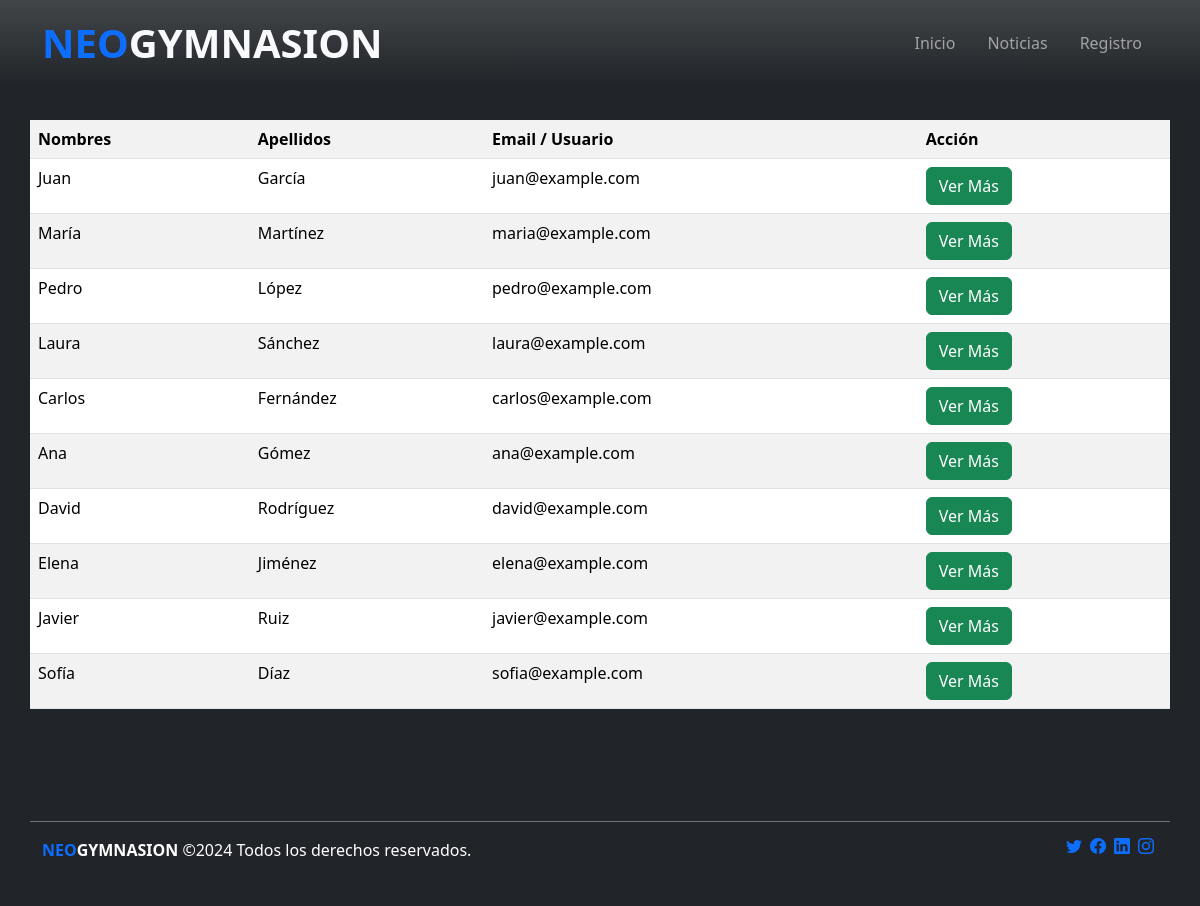
Page /app/administrar-usuarios.php on the committed database.
### tables this page shows
CREATE TABLE users_data (
    user_id INT NOT NULL AUTO_INCREMENT,
    first_names VARCHAR(100) NOT NULL,
    last_names VARCHAR(100) NOT NULL,
    email VARCHAR(255) NOT NULL UNIQUE,
    phone VARCHAR(20) NOT NULL,
    birth_date DATE NOT NULL,
    u_address TEXT,
    gender ENUM('M', 'F', 'O'),
    PRIMARY KEY (user_id)
);

### app/administrar-usuarios.php (the view, shortened to what this page needs)
<?php
include './includes/connection.php';
$users = mysqli_query($conn, "SELECT user_id, first_names, last_names, email FROM users_data")
?>
<!DOCTYPE html>
<html lang="es">
<head>
    <link rel="stylesheet" href="../resources/css/bootstrap.css">
    <link rel="stylesheet" href="https://cdn.jsdelivr.net/npm/bootstrap-icons@1.11.3/font/bootstrap-icons.min.css">
    <link rel="stylesheet" href="../resources/css/style.css">
</head>
<body class="bg-dark">
    <header>
        <nav class="navbar navbar-dark navbar-expand-lg fixed-top bg-dark bg-gradient">
            <div class="container">
                <a class="navbar-brand text-light fw-bold fs-1 text-uppercase" href="index.html"><span class="text-primary">Neo</span>Gymnasion</a>
                <div class="collapse navbar-collapse bg-clr-500" id="navbarSupportedContent">
                    <ul class="navbar-nav ms-auto mb-2 mb-lg-0">
                        <li class="nav-item px-2">
                            <a class="nav-link" aria-current="page" href="index.html">Inicio</a>
                        </li>
                        <li class="nav-item px-2">
                            <a class="nav-link" href="./views/noticias.html">Noticias</a>
                        </li>
                        <li class="nav-item px-2">
                            <a class="nav-link" href="./views/registro.html">Registro</a>
                        </li>
                    </ul>
                </div>
            </div>
        </nav>
    </header>
    <div class="container py-5 my-5">
        <div class="row">
            <table class="table table-striped text-dark">
                <tr>
                    <th scope="col">Nombres</th>
                    <th scope="col">Apellidos</th>
                    <th scope="col">Email / Usuario</th>
                    <th scope="col">Acci&oacute;n</th>
                </tr>
                <?php
                    while ($user = mysqli_fetch_assoc($users)){ ?>
                        <tr>
                            <td><?= $user["first_names"]; ?></td>
                            <td><?= $user["last_names"]; ?></td>
                            <td><?= $user["email"]; ?></td>
                            <td>
                                <a href="ver.php?id=<?= $user["user_id"]; ?>" class="btn btn-success">Ver M&aacute;s</a>
                            </td>
                        </tr>
                <?php } ?>
            </table>
        </div>
    </div>
    <footer class="container">
        <div class="row my-5 pt-3 border-top border-secondary">
            <div class="col-md-6 text-white">
                <p class="text-center text-md-start">
                    <span class="text-uppercase fw-bold"><span class="text-primary">Neo</span>Gymnasion</span>
                    &copy;<script>document.write(new Date().getFullYear());</script> Todos los derechos reservados.
                </p>
            </div>
            <div class="col-md-6 d-flex justify-content-center justify-content-md-end">
                <a href="https://twitter.com/" target="_blank"><i class="bi bi-twitter mx-1"></i></a>
                <a href="https://www.facebook.com/" target="_blank"><i class="bi bi-facebook mx-1"></i></a>
                <a href="https://www.linkedin.com/" target="_blank"><i class="bi bi-linkedin mx-1"></i></a>
                <a href="https://www.instagram.com/" target="_blank"><i class="bi bi-instagram mx-1"></i></a>
            </div>
        </div>
    </footer>
</body>
</html>

### rows in the picture
users_data: first_names "Juan", last_names "García", email "juan@example.com"
users_data: first_names "María", last_names "Martínez", email "maria@example.com"
users_data: first_names "Pedro", last_names "López", email "pedro@example.com"
users_data: first_names "Laura", last_names "Sánchez", email "laura@example.com"
users_data: first_names "Carlos", last_names "Fernández", email "carlos@example.com"
users_data: first_names "Ana", last_names "Gómez", email "ana@example.com"
users_data: first_names "David", last_names "Rodríguez", email "david@example.com"
users_data: first_names "Elena", last_names "Jiménez", email "elena@example.com"
users_data: first_names "Javier", last_names "Ruiz", email "javier@example.com"
users_data: first_names "Sofía", last_names "Díaz", email "sofia@example.com"
